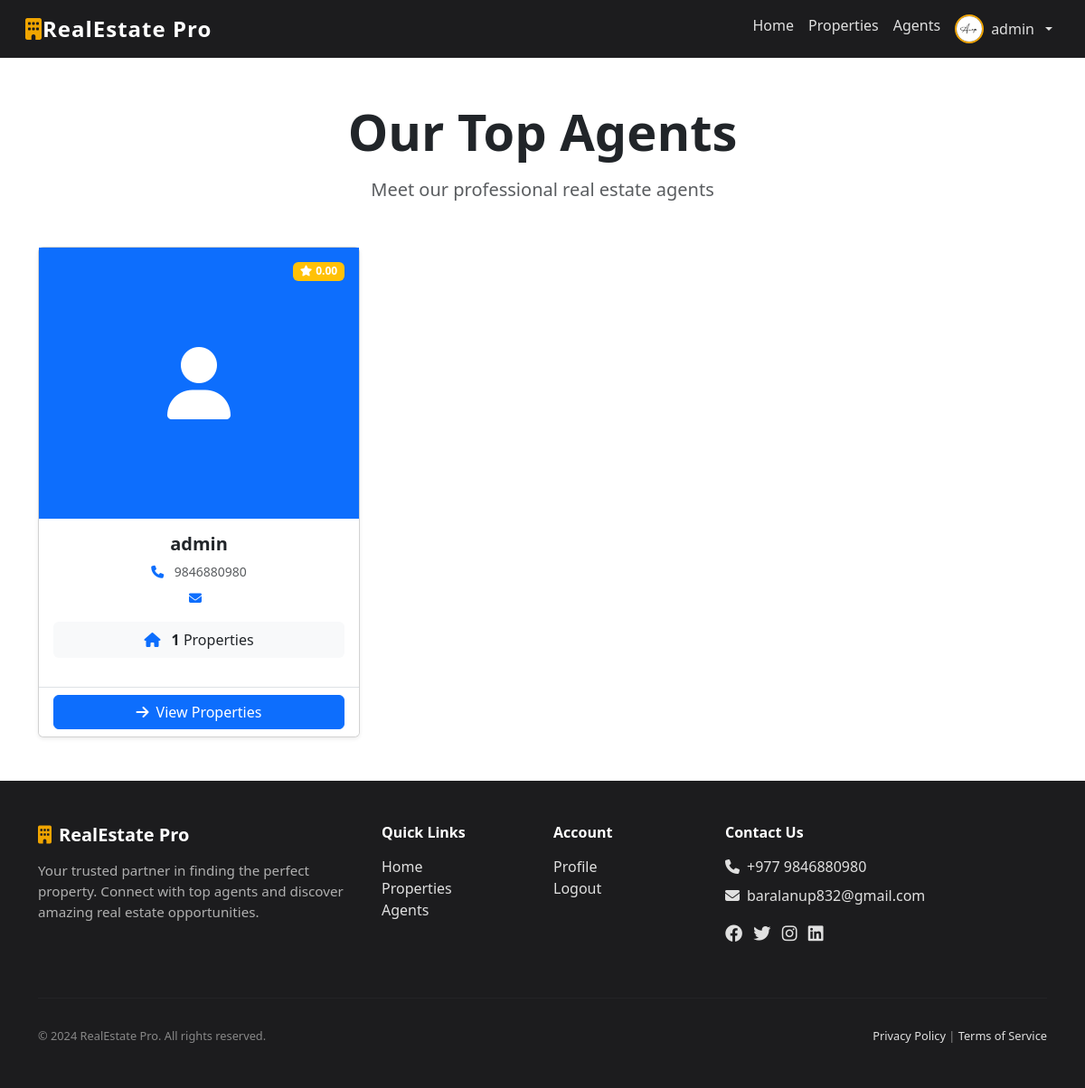
/agents/all/ (signed in), run on the app's committed database.
### users/models.py (models this page shows, shortened)
class User(AbstractUser):
    ROLE_CHOICES = (
        ('admin', 'Admin'),
        ('agent', 'Agent'),
        ('buyer', 'Buyer'),
    )
    role = models.CharField(max_length=10, choices=ROLE_CHOICES)
    profile_photo = models.ImageField(upload_to='profile_photos/', null=True, blank=True, help_text="Upload your profile photo")

### agents/models.py (models this page shows, shortened)
class Agent(models.Model):
    user = models.OneToOneField(settings.AUTH_USER_MODEL, on_delete=models.CASCADE)
    phone = models.CharField(max_length=20)
    profile_image = models.ImageField(upload_to='agents/', null=True, blank=True)
    bio = models.TextField(blank=True)
    rating = models.DecimalField(max_digits=3, decimal_places=2, default=0.0)
    created_at = models.DateTimeField(auto_now_add=True)

### agents/views.py (the view)
# urls.py: path('all/', views.agents_list, name='agents_list'),
def agents_list(request):
    agents = Agent.objects.all().order_by('-rating')
    paginator = Paginator(agents, 12)
    page_number = request.GET.get('page')
    agents = paginator.get_page(page_number)
    context = {
        'agents': agents,
    }
    return render(request, 'agents/agents_list.html', context)

### templates/agents/agents_list.html (shortened to what this page needs)
{% extends 'base/base.html' %}
{% load static %}
{% block content %}
<div class="container py-5">
    <div class="text-center mb-5">
        <h2 class="display-4 fw-bold mb-3">Our Top Agents</h2>
        <p class="lead text-muted">Meet our professional real estate agents</p>
    </div>
    {% if agents %}
        <div class="row g-4">
            {% for agent in agents %}
                <div class="col-md-6 col-lg-4">
                    <div class="card shadow-sm hover-shadow h-100">
                        <div class="position-relative overflow-hidden" style="height: 300px;">
                            {% if agent.profile_image %}
                                <img src="{{ agent.profile_image.url }}" class="card-img-top w-100 h-100" style="object-fit: cover;" alt="{{ agent.user.get_full_name }}">
                            {% else %}
                                <div class="bg-primary d-flex align-items-center justify-content-center w-100 h-100">
                                    <i class="fas fa-user text-white" style="font-size: 80px;"></i>
                                </div>
                            {% endif %}
                            <span class="badge bg-warning position-absolute top-0 end-0 m-3">
                                <i class="fas fa-star me-1"></i>{{ agent.rating }}
                            </span>
                        </div>
                        <div class="card-body text-center">
                            <h5 class="card-title fw-bold">
                                {{ agent.user.get_full_name|default:agent.user.username }}
                            </h5>
                            <div class="mb-3">
                                <div class="text-muted small mb-2">
                                    <i class="fas fa-phone me-2 text-primary"></i>
                                    {{ agent.phone }}
                                </div>
                                <div class="text-muted small">
                                    <i class="fas fa-envelope me-2 text-primary"></i>
                                </div>
                            </div>
                            <div class="bg-light p-2 rounded mb-3">
                                <p class="mb-0">
                                    <i class="fas fa-home me-2 text-primary"></i>
                                    <span class="fw-bold">{{ agent.properties.count }}</span>
                                    Properties
                                </p>
                            </div>
                        </div>
                        <div class="card-footer bg-white border-top">
                            <a href="{% url 'agent_detail' agent.pk %}" class="btn btn-primary w-100">
                                <i class="fas fa-arrow-right me-2"></i>View Properties
                            </a>
                        </div>
                    </div>
                </div>
            {% endfor %}
        </div>
    {% else %}
        <div class="alert alert-info text-center py-5">
            <i class="fas fa-info-circle me-2"></i>No agents available at the moment.
        </div>
    {% endif %}
</div>
{% endblock %}

### templates/base/navbar.html (shortened to what this page needs)
<nav class="navbar navbar-expand-lg navbar-custom sticky-top">
    <div class="container-fluid">
        <a class="navbar-brand" href="{% url 'home' %}">
            <i class="fas fa-building"></i>RealEstate Pro
        </a>
        <div class="collapse navbar-collapse" id="navbarNav">
            <ul class="navbar-nav ms-auto">
                <li class="nav-item">
                    <a class="nav-link" href="{% url 'home' %}">Home</a>
                </li>
                <li class="nav-item">
                    <a class="nav-link" href="{% url 'property_list' %}">Properties</a>
                </li>
                <li class="nav-item">
                    <a class="nav-link" href="{% url 'agents_list' %}">Agents</a>
                </li>
                {% if user.is_authenticated %}
                    <li class="nav-item dropdown">
                        <a class="nav-link dropdown-toggle d-flex align-items-center" href="#" id="navbarDropdown" role="button" data-bs-toggle="dropdown" style="gap: 0.5rem;">
                            {% if user.profile_photo %}
                                <img src="{{ user.profile_photo.url }}" alt="{{ user.username }}" class="rounded-circle" style="width: 32px; height: 32px; object-fit: cover; border: 2px solid #f0a500;">
                            {% else %}
                                <i class="fas fa-user-circle"></i>
                            {% endif %}
                            <span class="d-none d-sm-inline">{{ user.username }}</span>
                        </a>
                    </li>
                {% endif %}
            </ul>
        </div>
    </div>
</nav>

### templates/base/base.html (style rules this page uses)
.navbar-custom { background-color: #1c1c1e; font-family: 'Segoe UI', sans-serif; padding: 0.5rem 1rem; }
.navbar-custom .navbar-brand { color: #0e0202; font-size: 1.5rem; font-weight: bold; letter-spacing: 1px; }
.navbar-custom .navbar-brand i { color: #f0a500; }
.navbar-custom .nav-link { color: #181616; padding: 0.5rem 1rem; transition: color 0.3s; }

### templates/base/navbar.html (style rules this page uses)
.navbar-custom { background-color: #1c1c1e; font-family: 'Segoe UI', Tahoma, Geneva, Verdana, sans-serif; padding: 0.5rem 1rem; }
.navbar-custom .navbar-brand { color: #ffffff; font-size: 1.5rem; font-weight: bold; letter-spacing: 1px; }
.navbar-custom .navbar-brand i { color: #f0a500; }
.navbar-custom .nav-link { color: #e0e0e0; padding: 0.5rem 1rem; transition: color 0.3s; }

### data on the page
User: profile_photo (picture), username "admin"
Agent: rating "0.00", user.get_full_name "admin", phone "9846880980", properties.count "1"
